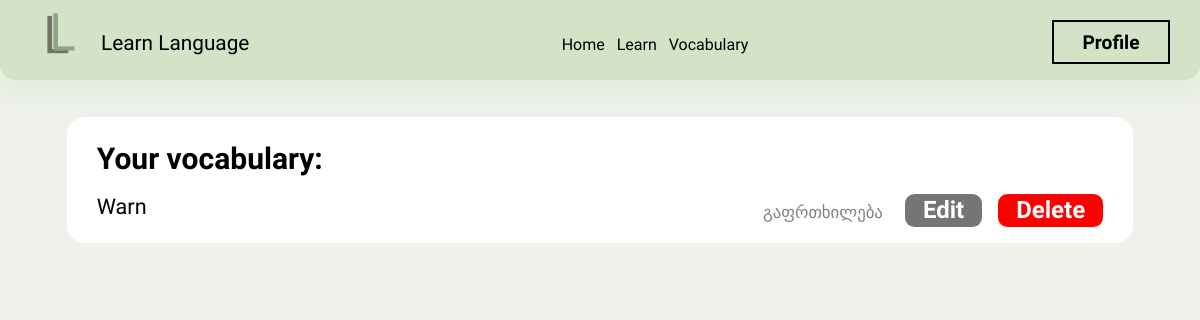
The page /vocabulary/ (signed in) on the database as committed earlier.
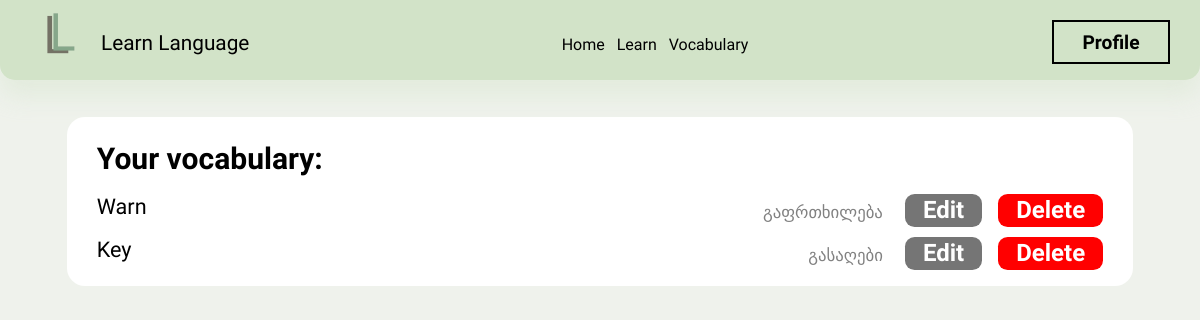
The same page on the database as committed later.
### LL/models.py (models this page shows, shortened)
class Word(models.Model):
    user = models.ForeignKey(User, on_delete=models.CASCADE, related_name="word_for_user")
    word = models.CharField(max_length=100)
    learned = models.BooleanField(default=False)
    meaning = models.CharField(max_length=100, default="")

### LL/views.py (the view)
# urls.py: path('vocabulary/', views.vocabulary, name="vocabulary"),
def vocabulary(request):
    words = Word.objects.all().filter(user=request.user)
    return render(request, "vocab.html", {
        "words": words
    })

### LL/templates/vocab.html (shortened to what this page needs)
{% extends 'layout.html' %}
{% load static %}
{% block header %}
    <link href="{% static 'css/vocab.css' %}" rel="stylesheet">
{% endblock %}
{% block body %}
    <div class="words-list">
        <h1 class="words-list-header">Your vocabulary:</h1>
        {% for word in words %}
            <div class="word-list-list">
                <h1 class="word-list-list-word">{{ word.word }}</h1>
                <div class="word-list-list-buttons">
                    <h1 class="word-list-list-translation">{{ word.meaning }}</h1>
                    <button class="word-list-list-button2" onclick="open_edit_div(`{{word.word}}`, `{{word.meaning}}`)">Edit</button>
                    <button class="word-list-list-button1" onclick="delete_word(`{{ word.word }}`, `{{word.pk}}`)">Delete</button>
                </div>
            </div>
        {% endfor %}
    </div>
{% endblock %}

### LL/templates/layout.html (shortened to what this page needs)
{% load static %}
<!DOCTYPE html>
<html lang="en">
    <head>
        {% block header %}{% endblock %}
        <link href="{% static 'css/layout.css' %}" rel="stylesheet">
    </head>
    <body>
        <div class="navbar-back" id="navbar-back">
            <div class="navbar-padding">
                <div class="navbar-brand">
                    <img src="{% static 'images/Logo.png' %}" class="navbar-logo">
                    <a href="{% url 'index' %}" style="text-decoration: none;"><h1 class="navbar-title">Learn Language</h1></a>
                </div>
                <div class="navbar-navs">
                    <h1 class="navbar-nav"><a href="{% url 'index' %}" style="text-decoration: none; color: black;">Home</a></h1>
                    <h1 class="navbar-nav"><a href="{% url 'learn' %}" style="text-decoration: none; color: black;">Learn</a></h1>
                    <h1 class="navbar-nav"><a href="{% url 'vocabulary' %}" style="text-decoration: none; color: black;">Vocabulary</a></h1>
                </div>
                {% if request.user.is_authenticated %}
                    <div class="navbar-profile-div">
                        <div class="navbar-profile-divs" onclick="open_profile_div()">
                            <h1 class="navbar-profile-divs-text" onclick="open_profile_div()">Profile</h1>
                        </div>
                    </div>
                {% endif %}
            </div>
        </div>
        <div class="profile-div" id="profile-div">
            <div class="profile-front">
                <div class="profile-card3">
                    <h1 class="profile-delete-text">
                        <b class="">Delete your Learn Language account
                    </h1>
                </div>
            </div>
        </div>
        {% block body %}
        {% endblock %}
    </body>
</html>

### LL/static/css/vocab.css (style rules this page uses)
.words-list { position: relative; top: calc(2vw + 85px); left: 5%; width: 85%; height: max-content; padding-top: 2vw; padding-bottom: 2vw; padding-left: 2.5%; padding-right: 2.5%; background-color: #FFFFFF; border-radius: 1.5vw; }
.words-list-header { position: relative; top: 0px; left: 0px; width: 100%; height: max-content; padding: 0; margin: 0; font-size: 2.5vw; font-family: "Kdam Thmor Pro"; font-weight: bold; }
.word-list-list { position: relative; top: 0; left: 0; width: 100%; height: max-content; margin-top: 1.5vw; }
.word-list-list-word { position: relative; top: 0; left: 0; width: max-content; height: max-content; font-size: 1.8vw; font-family: "Kdam Thmor Pro"; font-weight: normal; color: black; display: inline-block; padding: 0; margin: 0; max-width: 50%; }
.word-list-list-buttons { position: absolute; right: 0; top: 0%; height: 100%; }
.word-list-list-button1 { position: relative; top: 0%; right: 0; width: max-content; height: max-content; padding: 0; margin: 0; font-size: 2vw; font-family: "Itim"; font-weight: bold; color: white; background-color: red; border-radius: 0.8vw; padding-left: 1.5vw; padding-right: 1.5vw; padding-top: 0.2vw; padding-bottom: 0.2vw; outline: none; border: none; display: inline-block; cursor: pointer; }
.word-list-list-button2 { position: relative; top: 0%; right: 0; width: max-content; height: max-content; padding: 0; margin: 0; margin-right: 1vw; font-size: 2vw; font-family: "Itim"; font-weight: bold; color: white; background-color: rgb(117, 117, 117); border-radius: 0.8vw; padding-left: 1.5vw; padding-right: 1.5vw; padding-top: 0.2vw; padding-bottom: 0.2vw; outline: none; border: none; display: inline-block; cursor: pointer; }
.word-list-list-translation { position: relative; top: 0%; right: 0; width: max-content; height: max-content; padding: 0; margin: 0; font-size: 1.4vw; font-family: "Kdam Thmor Pro"; font-weight: normal; color: rgb(129, 129, 129); border-radius: 0.8vw; padding-left: 1.5vw; padding-right: 1.5vw; padding-top: 0.2vw; padding-bottom: 0.2vw; outline: none; border: none; display: inline-block; }

Rows that differ between the two databases and show on the page:
added Word: word "Key", meaning "გასაღები"
